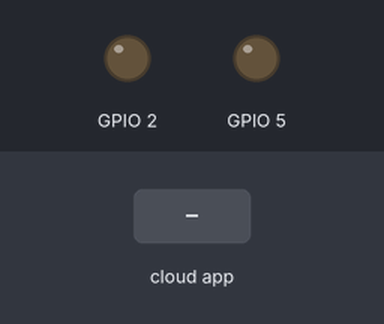
Simulated run of this sketch. Board: ESP32. Shown: output pins drawn as LEDs (lit = HIGH). The inputs (shaded band) are chosen by the test bench. WiFi joins after 1.5 s; servers stay silent unless stated; no MQTT or app messages arrive unless stated; what the sketch prints to the serial monitor is not drawn.

Above: at 2.7 s.
2.8 s: the phone or cloud app sets onoff to 1
At 3.9 s:
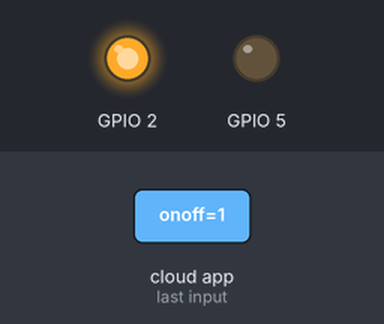
4.3 s: the phone or cloud app sets onoff to 0
At 5.3 s:
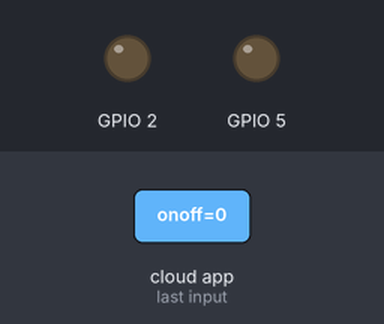
Timing chart, 0 to 7.3 s (numbered marks = the images above; inputs shaded):
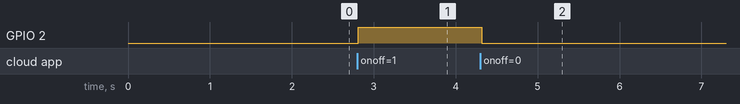

Measured:
- after the input at 2.8 s, GPIO 2: LOW → HIGH at once
- after the input at 4.3 s, GPIO 2: HIGH → LOW at once

The sketch:

ESP32_AdaIoT.ino
```cpp
#include <WiFi.h>
#include "Adafruit_MQTT.h"
#include "Adafruit_MQTT_Client.h"

#define WLAN_SSID       "kirti"
#define WLAN_PASS       "karankirti123!@#"

#define AIO_SERVER      "io.adafruit.com"
#define AIO_SERVERPORT  1883                   // use 8883 for SSL
#define AIO_USERNAME    "kirtiIoTDemo"
#define AIO_KEY         "4c7efd91af844482bc84c7b98322c11e"

WiFiClient client;

Adafruit_MQTT_Client mqtt(&client, AIO_SERVER, AIO_SERVERPORT, AIO_USERNAME, AIO_KEY);

Adafruit_MQTT_Subscribe Button = Adafruit_MQTT_Subscribe(&mqtt, AIO_USERNAME "/feeds/onoff");

void MQTT_connect();

void setup() {
  Serial.begin(115200);
  delay(10);
  pinMode(BUILTIN_LED,OUTPUT);
  pinMode(5,OUTPUT);
  Serial.println(F("Adafruit MQTT demo"));

  Serial.println(); Serial.println();
  Serial.print("Connecting to ");
  Serial.println(WLAN_SSID);

  WiFi.begin(WLAN_SSID, WLAN_PASS);
  while (WiFi.status() != WL_CONNECTED) {
    delay(500);
    Serial.print(".");
  }
  Serial.println();

  Serial.println("WiFi connected");
  Serial.println("IP address: "); Serial.println(WiFi.localIP());

  // Setup MQTT subscription for onoff feed.
  mqtt.subscribe(&Button);

}

void loop() {
 MQTT_connect();

  Adafruit_MQTT_Subscribe *subscription;
  while ((subscription = mqtt.readSubscription(5000))) {
    if (subscription == &Button) {
      Serial.print(F("Got_Button: "));
      Serial.println((char *)Button.lastread);
      uint16_t num = atoi((char *)Button.lastread);
      digitalWrite(BUILTIN_LED,num);
    }

  }
}
void MQTT_connect() {
  int8_t ret;

  if (mqtt.connected()) {
    return;
  }

  Serial.print("Connecting to MQTT... ");

  uint8_t retries = 3;
  while ((ret = mqtt.connect()) != 0) {  // connect will return 0 for connected
       Serial.println(mqtt.connectErrorString(ret));
       Serial.println("Retrying MQTT connection in 5 seconds...");
       mqtt.disconnect();
       delay(5000);  // wait 5 seconds
       retries--;
       if (retries == 0) {
         // basically die and wait for WDT to reset me
         while (1);
       }
  }
  Serial.println("MQTT Connected!");
}
```
